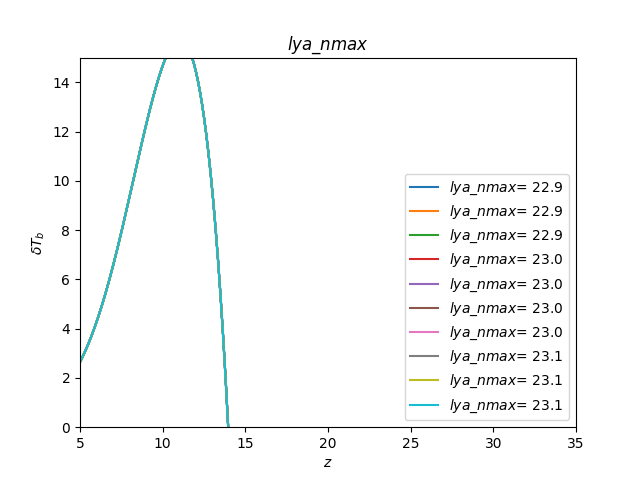

Source code (Python):
import ares
import matplotlib.pyplot as plt
import numpy as np

temp=np.linspace(22.9, 23.1, 10)
fig1 = plt.figure()
for i in range(len(temp)):
    print("iteration number " + repr(i+1))
    a = (1)* temp[i]
    print("Parameter value is " + repr(a))
    sim = ares.simulations.Global21cm(lya_nmax = a)
    sim.run()
    plt.plot(sim.history['z'], sim.history['dTb'], label = "$lya\_nmax$= "+str(round(temp[i],1)))

plt.title(r"$lya\_nmax$")
plt.xlabel(r"$z$")
plt.ylabel(r"$\delta T_b$")
plt.legend(loc='lower right')
plt.xlim(5,35)
plt.ylim(0, 15)
plt.savefig("lya_nmax.png")